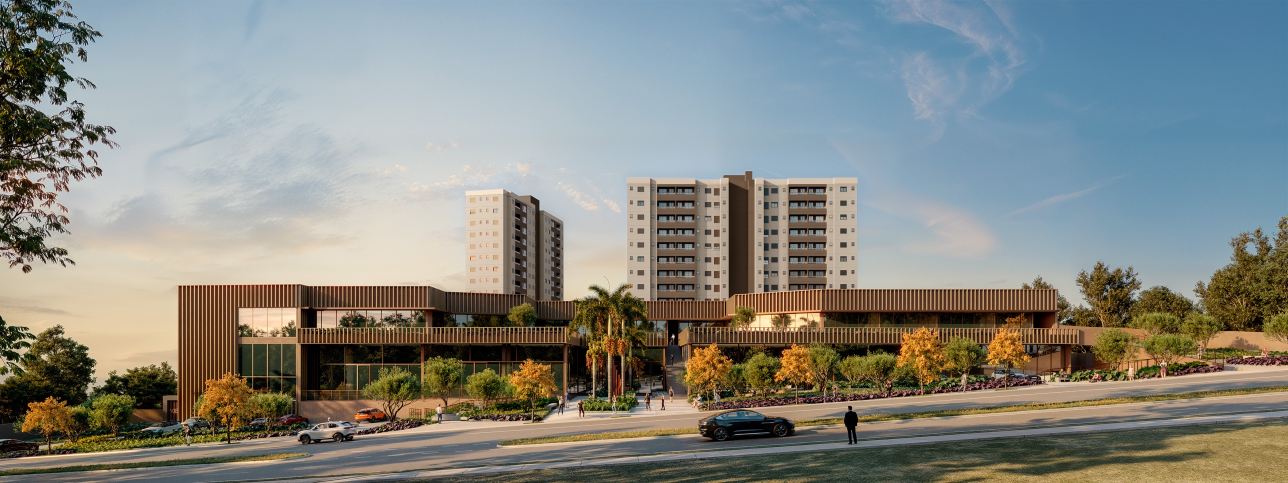
#> input picture videos/view-estoril-open-mall/projeto/mall.jpg, 2576 x 966 px (shown at 1/2 size)
$ python anim.py mall.jpg mall.jpg 1.0
#> lines starting #> are read from the running program, lines starting #| are printed output that depends on the picture; after the words box and inside, x2 and y2 are one past the last pixel; in counts of white or black regions, pixels touching at a corner belong together
# Animação "shopping nascendo": planta técnica azul se desenha de baixo pra cima -> linha de luz revela o render -> pronto com push-in.
# Saída: cartão RGBA 1080x680 (mesmo canvas dos outros cartões). Uso: anim.py img out.mov dur
import sys, subprocess
import numpy as np
from PIL import Image, ImageDraw, ImageFilter
src,out,dur=sys.argv[1],sys.argv[2],float(sys.argv[3])
FPS=30; W,H=1080,940; R=28
im=Image.open(src).convert("RGB"); SW,SH=im.size
#> further down, im is the input picture: PIL image 2576x966 RGB; mean R, G, B 134, 136.7, 131
#> after `SW, SH = im.size`: SW = 2576; SH = 966
# janela de enquadramento (mostra o mall inteiro): proporção do cartão
sc=min(1020/SW,860/SH); CW=int(round(SW*sc/2)*2); CH=int(round(SH*sc/2)*2); CX=(W-CW)//2; CY=40
#> after `sc = min(1020 / SW, 860 / SH)`: sc = 0.396
#> after `CW = int(round(SW * sc / 2) * 2)`: CW = 1020
#> after `CH = int(round(SH * sc / 2) * 2)`: CH = 382
#> after `CX = (W - CW) // 2`: CX = 30
base=im.resize((CW*2,CH*2),Image.LANCZOS)   # imagem inteira, sem recorte
# --- planta técnica (bordas) ---
g=np.asarray(base.convert("L").filter(ImageFilter.GaussianBlur(1.2))).astype(float)
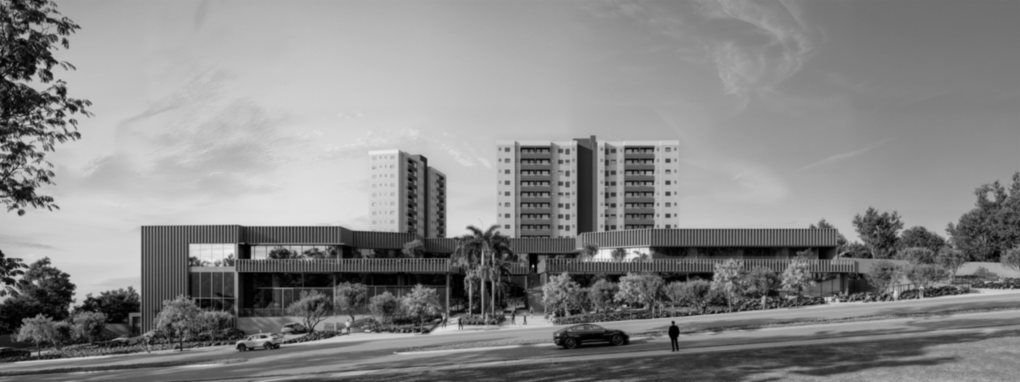
#> g: shape (764, 2040) float64 (shown at 1/2 size); min 0, max 240, mean 135.3
gx=np.zeros_like(g); gy=np.zeros_like(g)
gx[:,1:-1]=g[:,2:]-g[:,:-2]; gy[1:-1,:]=g[2:,:]-g[:-2,:]
#> after `gy[1:-1, :] = g[2:, :] - g[:-2, :]`:
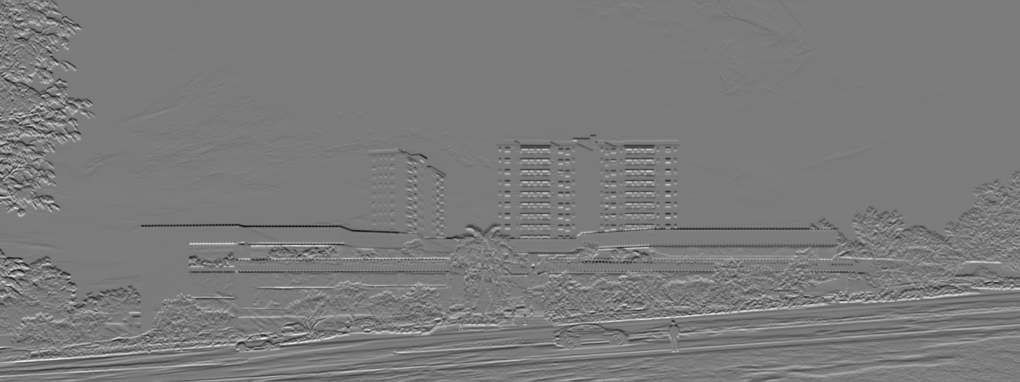
#> gy: shape (764, 2040) float64 (shown at 1/2 size); min -106, max 113, mean -0.1; drawn with min black and max white
mag=np.hypot(gx,gy); mag=np.clip((mag-10)/38,0,1)**0.8
#> after `mag = np.clip((mag - 10) / 38, 0, 1) ** 0.8`:
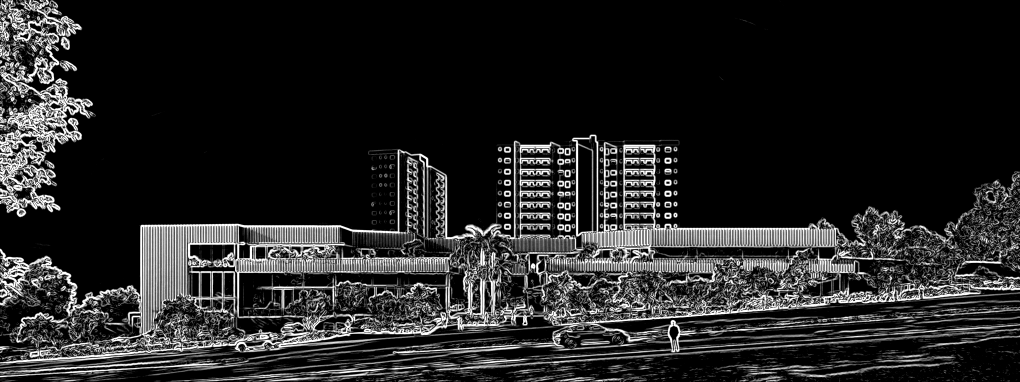
#> mag: shape (764, 2040) float64 (shown at 1/2 size); min 0, max 1, mean 0.145
NAVY=np.array([10,31,58],float); LINE=np.array([150,214,255],float)
yy,xx=np.mgrid[0:CH*2,0:CW*2]
grid=((xx%60<2)|(yy%60<2)).astype(float)*0.10
bp=NAVY[None,None,:]*(1-grid[...,None])+np.array([40,80,130])[None,None,:]*grid[...,None]
blueprint=bp*(1-mag[...,None])+LINE[None,None,:]*mag[...,None]
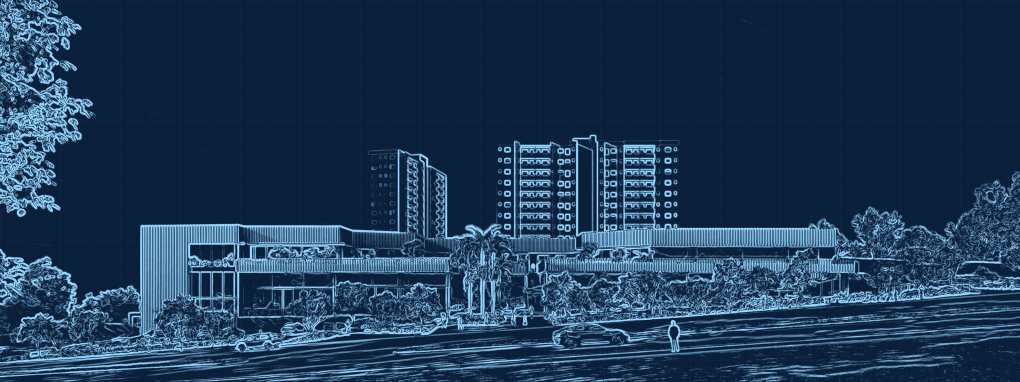
#> blueprint: shape (764, 2040, 3) float64 (shown at 1/2 size); mean of channels 0, 1, 2 30.5, 57.9, 87; drawn as R, G, B
render=np.asarray(base).astype(float)
mask=Image.new("L",(CW,CH),0); ImageDraw.Draw(mask).rounded_rectangle((0,0,CW-1,CH-1),R,fill=255)
#> after `mask = Image.new('L', (CW, CH), 0)`: mask: PIL image 1020x382 L; every value is 0
#> after `ImageDraw.Draw(mask).rounded_rectangle((0, 0, CW - 1, CH - 1), R, fill`:
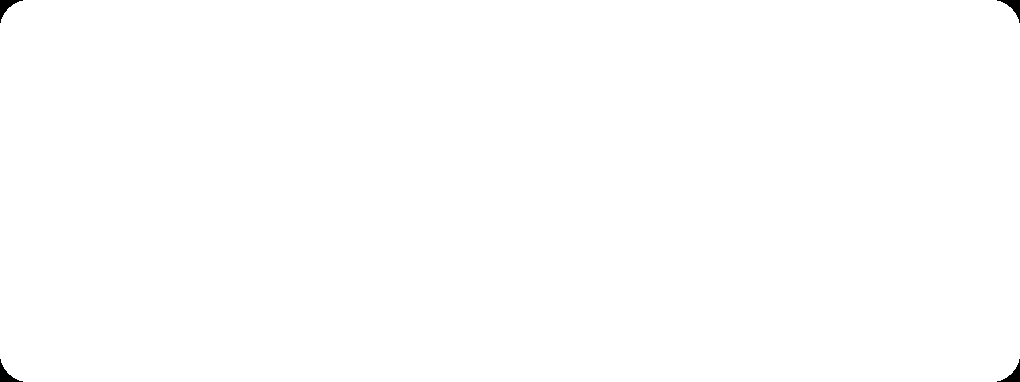
#> mask: PIL image 1020x382 L; 99.8% white; 4 black regions, box (x1, y1, x2, y2) and area: (0, 0, 23, 23) 174, (997, 0, 1020, 23) 174, (0, 359, 23, 382) 174, (997, 359, 1020, 382) 174
sh=Image.new("L",(W,H),0); ImageDraw.Draw(sh).rounded_rectangle((CX,CY+16,CX+CW,CY+CH+16),R,fill=170); sh=sh.filter(ImageFilter.GaussianBlur(22))
#> after `sh = Image.new('L', (W, H), 0)`: sh: PIL image 1080x940 L; every value is 0
#> after `ImageDraw.Draw(sh).rounded_rectangle((CX, CY + 16, CX + CW, CY + CH + `: sh: PIL image 1080x940 L; values 0 (black) and 170 (white), 38.5% white; 1 white region, box (x1, y1, x2, y2) and area: (30, 56, 1051, 439) 390347
#> after `sh = sh.filter(ImageFilter.GaussianBlur(22))`:
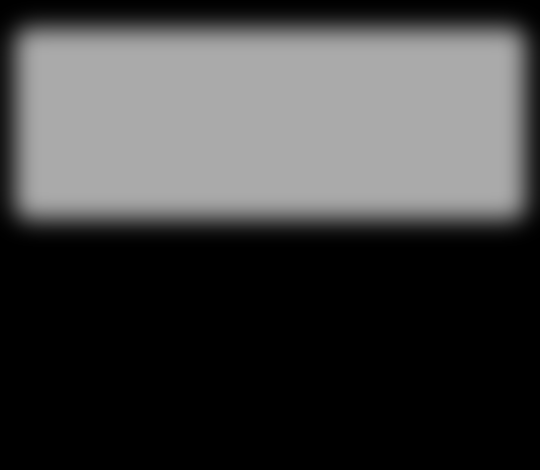
#> sh: PIL image 1080x940 L (shown at 1/2 size); min 0, max 170, mean 65.3
border=Image.new("RGBA",(CW,CH),(0,0,0,0)); ImageDraw.Draw(border).rounded_rectangle((0,0,CW-1,CH-1),R,outline=(150,214,255,140),width=3)
#> after `border = Image.new('RGBA', (CW, CH), (0, 0, 0, 0))`: border: PIL image 1020x382 RGBA; every value is 0
#> after `ImageDraw.Draw(border).rounded_rectangle((0, 0, CW - 1, CH - 1), R, ou`:
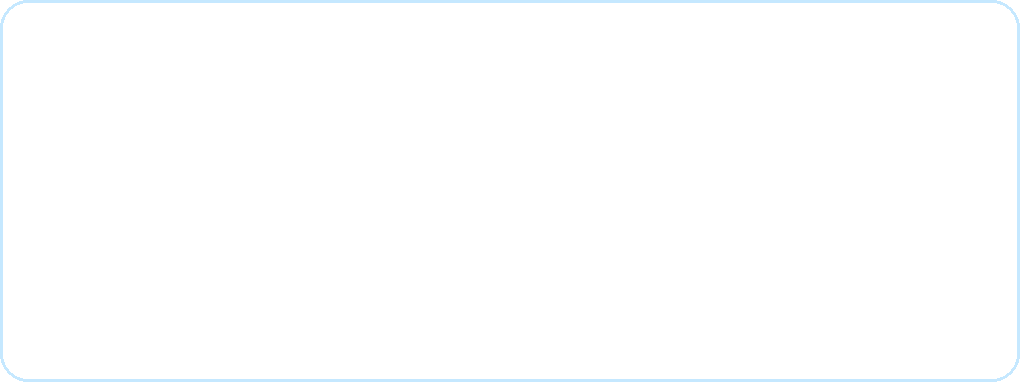
#> border: PIL image 1020x382 RGBA; mean R, G, B, A 3.2, 4.5, 5.4, 3; transparent parts drawn white
def ss(e0,e1,x): t=np.clip((x-e0)/(e1-e0),0,1); return t*t*(3-2*t)
n=round(dur*FPS)
T1=1.35; T2=3.05   # fim do desenho / fim da revelação (s)
Hh=CH*2; ys=yy.astype(float)
#> after `Hh = CH * 2`: Hh = 764
#> (the run stopped early here; a loop or call above may not have finished)
